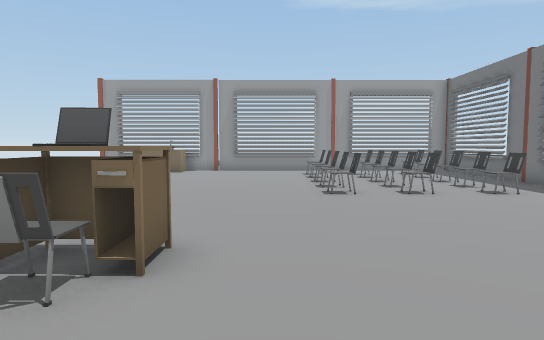
View 1 (above)

21 first-person views from a walk through a 3-D level made in the Unity game engine. The camera is 1.2 m above the floor, tilts 4° down and sees 75° across. The floor is counted in squares, 1 m on a side. Each view is taken from the middle of a square. On the plan, view 1 faces up. The plan holds only what a view shows up to about 14 squares ahead; the rest is blank. The place goes on beyond the plan. The player character is not drawn. Door leaves are left out, so doorways stand open. Some surface patterns are stand-ins.

View 2
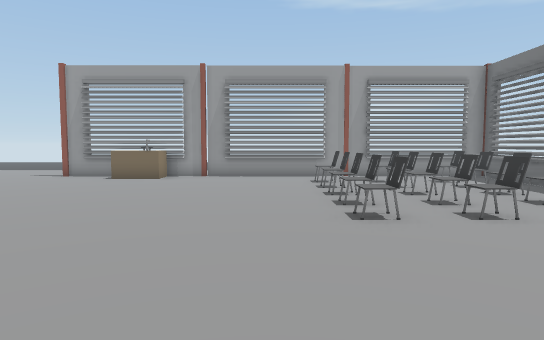

View 3
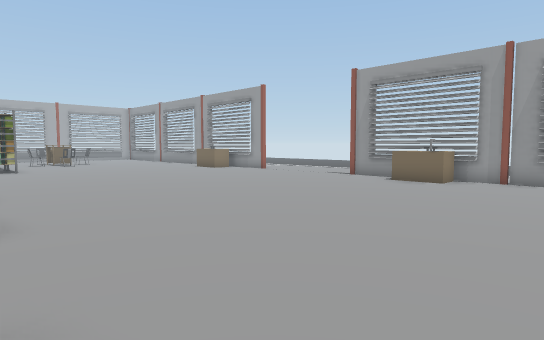

View 4
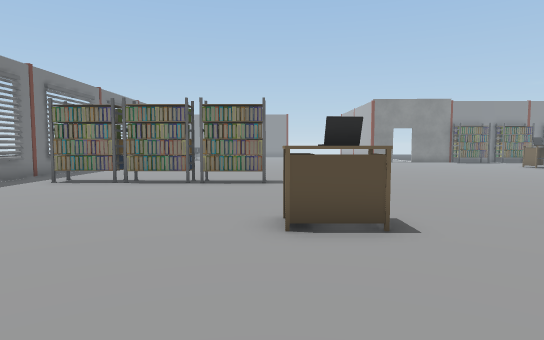

View 5
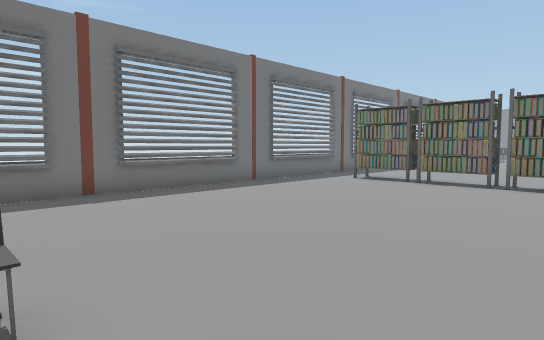

View 6
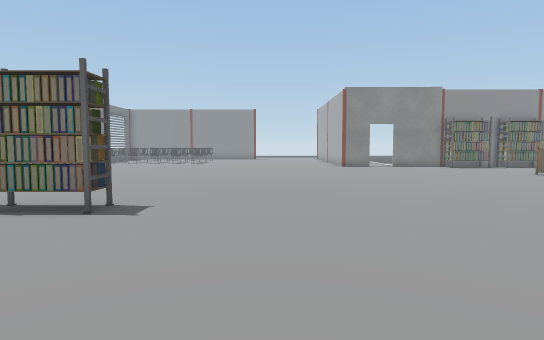

View 7
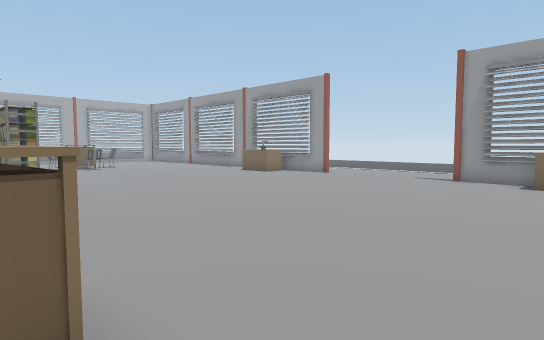

View 8
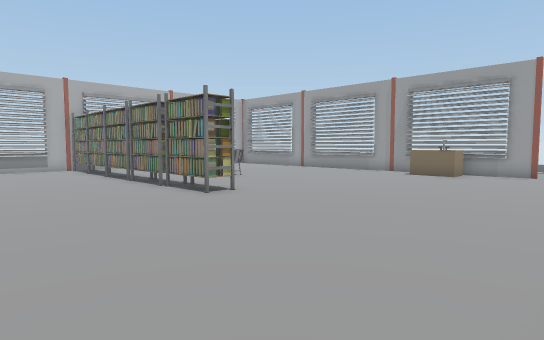

View 9
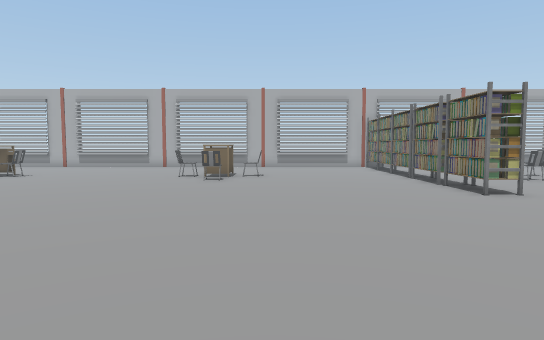

View 10
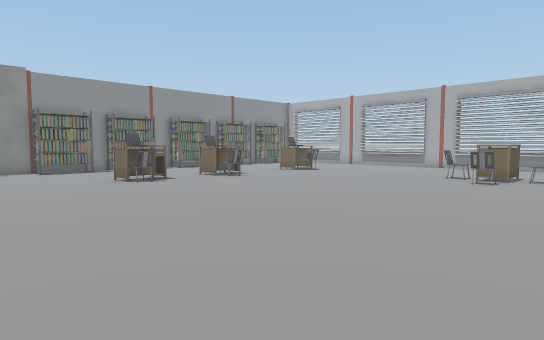

View 11
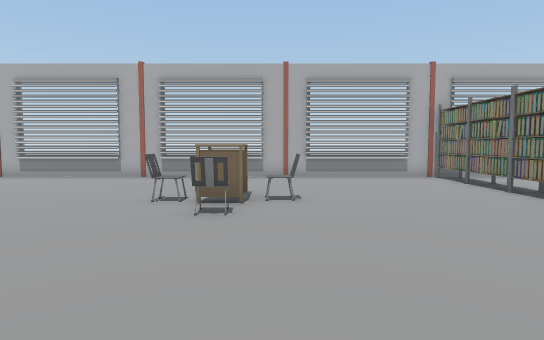

View 12
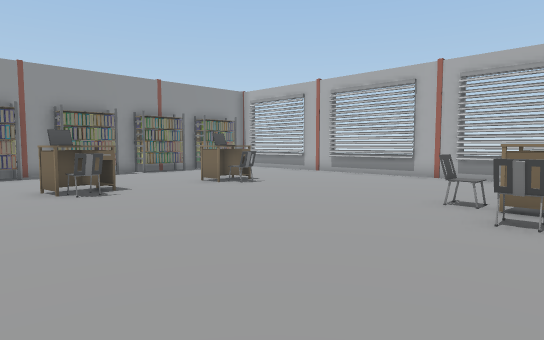

View 13
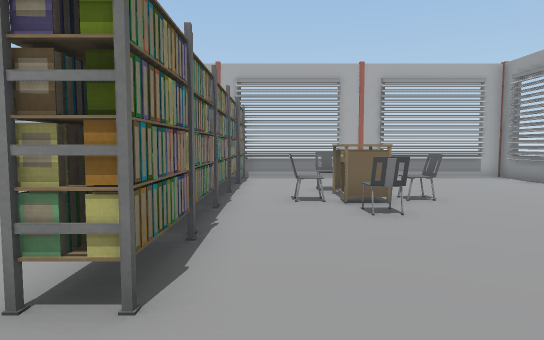

View 14
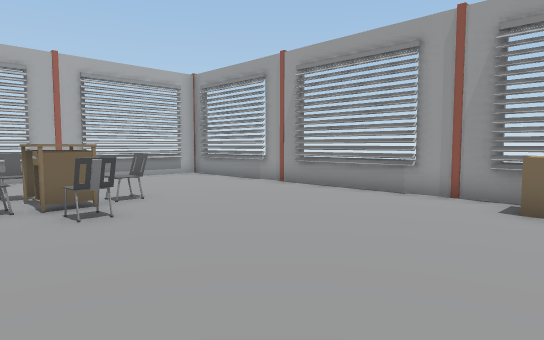

View 15
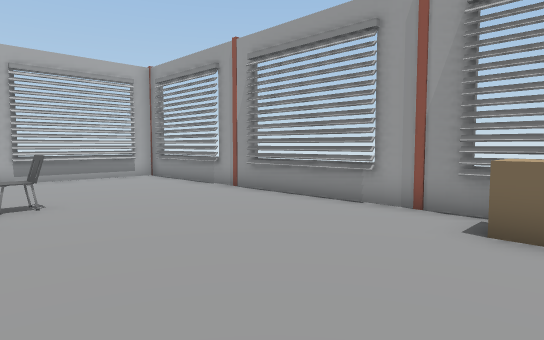

View 16
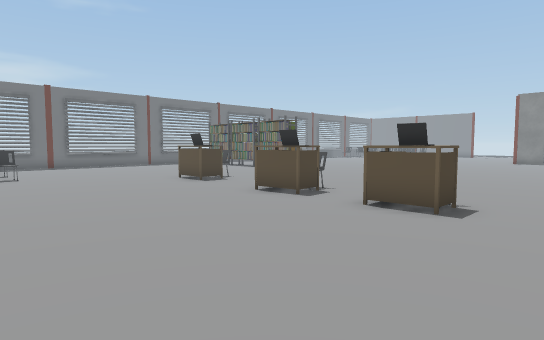

View 17
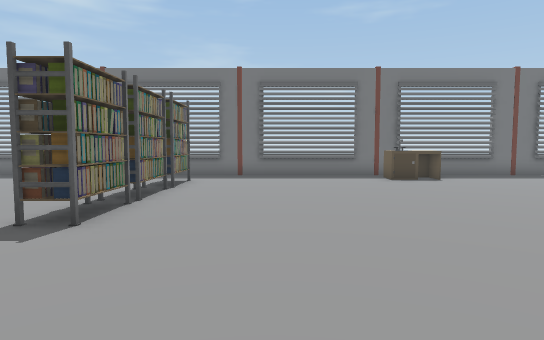

View 18
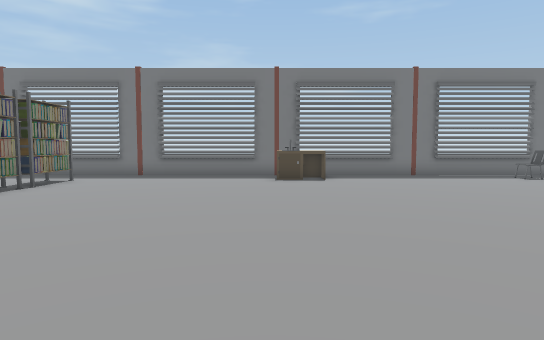

View 19
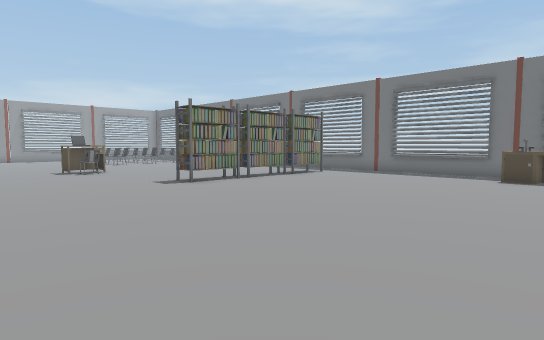

View 20
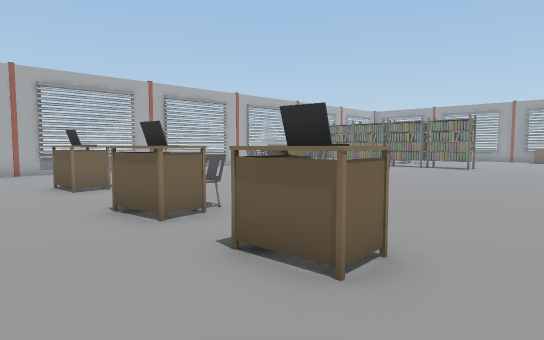

View 21
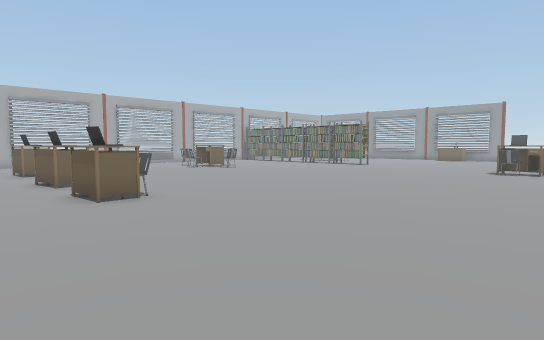

### Floor plan
Points are (right, up) in squares from view 1. A wall is a line through its corners. A room is listed if a view was taken in it or the views show most of it. See-through windows are left out.
Room 1 (views 1, 2, 3, 4, 5, 6, 7, 8, 9, 10, 11, 12, 13, 14, 15, 16, 17, 18, 19, 20, 21)
walls: (-13.1, 16.6) (-15.2, 16.6); (-5.9, 16.6) (-8.1, 16.6); (-17.4, 16.6) (-29.4, 16.6) (-29.4, 10.2); (-29.4, 5.5) (-29.4, -1); (-29.4, -2.9) (-29.4, -10.9); (8.2, -1.6) (8.2, 7.9); (-29.4, 10) (-29.4, 6.5); (8.2, -5.1) (8.2, -2.9); (8.2, 10.6) (8.2, 14.6); (8.2, -11) (8.2, -8.4); (8.2, 15.2) (8.2, 16.9); (8.2, 16.6) (-4.1, 16.6)
objects: other object (-29, 6) to (-27, 7); other object (-26, 6) to (-26, 7); chair (-26, 9); other object (-25, -1) to (-23, -1); other object (-25, 6) to (-24, 7); other object (-25, 10) to (-23, 10); laptop (-24, -10) to (-23, -10); other object (-24, -9); chair (-24, -3); chair (-24, 1); chair (-24, 8); chair (-24, 12); chair (-23, -9); other object (-23, 6) to (-21, 7); chair (-22, -1); chair (-22, 10); other object (-20, -10); other object (-20, 6) to (-19, 7); laptop (-19, -10) to (-18, -10); chair (-19, -9); other object (-17, 15) to (-16, 16); laptop (-16, -10) to (-15, -10); chair (-16, -9); other object (-15, -9); other object (-11, 4) to (-9, 5); chair (-10, 3); laptop (-10, 4); other object (-7, 3); laptop (-7, 4); other object (-6, 4); other object (-6, 16) to (-4, 16); other object (-3, 4); chair (-2, 3); laptop (-2, 4); other object (-1, -3) to (1, -2); other object (-1, 4); other object (2, -3) to (3, -2); chair (2, 9); chair (2, 10); chair (2, 12); chair (2, 13); other object (2, 15); other object (4, -3) to (6, -2); chair (4, 9); chair (4, 10); chair (4, 12); chair (4, 13); other object (4, 15); other object (6, -12) to (7, -10); chair (6, 9); chair (6, 10); chair (6, 12); chair (6, 13); chair (6, 15)

Where each view was taken, in squares from view 1:
view 1: 0 up, 0 right, facing up
view 2: 3 up, 0 right, facing up
view 3: 4 up, 0 right, facing up-left
view 4: 9 up, 1 left, facing down
view 5: 9 up, 1 left, facing down-right
view 6: 4 up, 4 left, facing down
view 7: 4 up, 4 left, facing up-left
view 8: 1 up, 11 left, facing up-left
view 9: 1 up, 10 left, facing left
view 10: 2 up, 10 left, facing down-left
view 11: 0 up, 16 left, facing left
view 12: 0 up, 16 left, facing down-left
view 13: 8 up, 16 left, facing left
view 14: 8 up, 16 left, facing up-left
view 15: 10 up, 16 left, facing up-left
view 16: 11 up, 13 left, facing down-right
view 17: 6 down, 6 left, facing right
view 18: 10 down, 6 left, facing right
view 19: 13 down, 7 left, facing up-right
view 20: 13 down, 13 left, facing up-left
view 21: 13 down, 7 left, facing up-left
